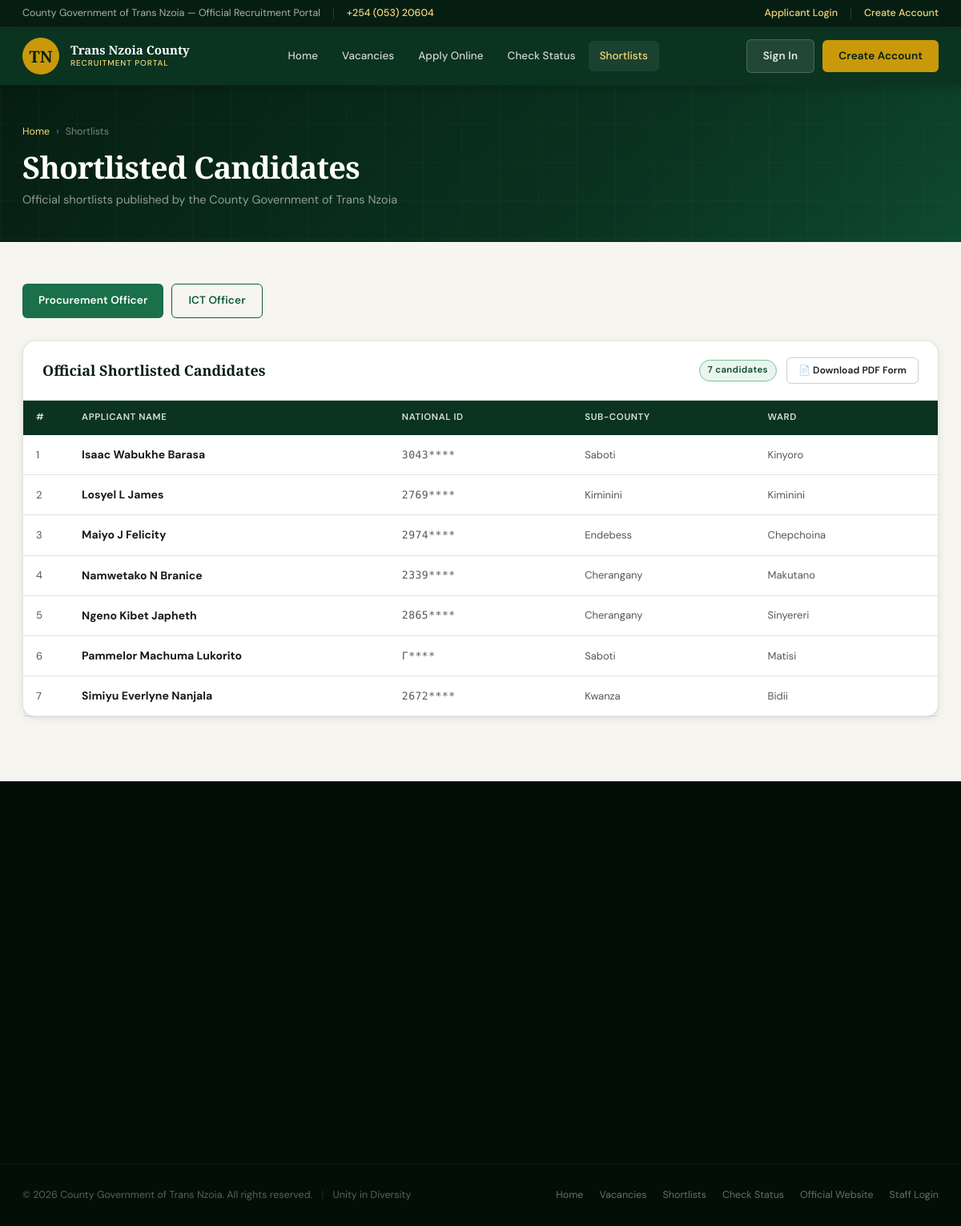
The page /shortlist.php on the database its author committed.
### tables this page shows
CREATE TABLE `jobs` (
  `id` int(10) unsigned NOT NULL AUTO_INCREMENT,
  `job_code` varchar(30) NOT NULL,
  `title` varchar(200) NOT NULL,
  `department` varchar(200) NOT NULL,
  `type` enum('Full-Time','Part-Time','Contract','Internship') NOT NULL DEFAULT 'Full-Time',
  `deadline` date NOT NULL,
  `posted_date` date NOT NULL DEFAULT curdate(),
  `status` varchar(50) DEFAULT 'Open',
  `vacancies` tinyint(3) unsigned NOT NULL DEFAULT 1,
  `min_experience` tinyint(3) unsigned NOT NULL DEFAULT 0,
  `salary_scale` varchar(80) DEFAULT NULL,
  `scope` enum('county_wide','ward_specific') NOT NULL DEFAULT 'county_wide',
  `target_sub_county` varchar(60) DEFAULT NULL,
  `target_ward` varchar(80) DEFAULT NULL,
  `description` text NOT NULL,
  `requirements` text DEFAULT NULL,
  `responsibilities` text DEFAULT NULL,
  `source` enum('manual','bulk_import') NOT NULL DEFAULT 'manual',
  `created_by` int(10) unsigned DEFAULT NULL,
  `created_at` datetime NOT NULL DEFAULT current_timestamp(),
  `updated_at` datetime NOT NULL DEFAULT current_timestamp() ON UPDATE current_timestamp(),
  `job_group` varchar(100) DEFAULT NULL,
  `terms` varchar(100) DEFAULT NULL,
  `duties` text DEFAULT NULL,
  PRIMARY KEY (`id`),
  UNIQUE KEY `job_code` (`job_code`),
  KEY `created_by` (`created_by`),
  KEY `idx_status` (`status`),
  KEY `idx_deadline` (`deadline`),
  CONSTRAINT `jobs_ibfk_1` FOREIGN KEY (`created_by`) REFERENCES `users` (`id`) ON DELETE SET NULL
);

CREATE TABLE `applications` (
  `id` int(10) unsigned NOT NULL AUTO_INCREMENT,
  `ref_no` varchar(20) NOT NULL,
  `job_id` int(10) unsigned NOT NULL,
  `user_id` int(10) unsigned DEFAULT NULL,
  `first_name` varchar(80) NOT NULL,
  `last_name` varchar(80) NOT NULL,
  `id_no` varchar(20) NOT NULL,
  `dob` date DEFAULT NULL,
  `gender` enum('Male','Female','Prefer not to say') DEFAULT NULL,
  `phone` varchar(20) NOT NULL,
  `email` varchar(160) NOT NULL,
  `degree` varchar(200) DEFAULT NULL,
  `institution` varchar(200) DEFAULT NULL,
  `kism_no` varchar(40) DEFAULT NULL,
  `experience` varchar(60) DEFAULT NULL,
  `current_employer` varchar(200) DEFAULT NULL,
  `cover_letter` text DEFAULT NULL,
  `sub_county` varchar(60) DEFAULT NULL,
  `ward` varchar(80) DEFAULT NULL,
  `postal_address` varchar(200) DEFAULT NULL,
  `status` enum('Received','Under Review','Shortlisted','Not Shortlisted','Interview Scheduled','Hired','Rejected') NOT NULL DEFAULT 'Received',
  `reviewer_notes` text DEFAULT NULL,
  `reviewed_by` int(10) unsigned DEFAULT NULL,
  `reviewed_at` datetime DEFAULT NULL,
  `submitted_at` datetime NOT NULL DEFAULT current_timestamp(),
  `updated_at` datetime NOT NULL DEFAULT current_timestamp() ON UPDATE current_timestamp(),
  PRIMARY KEY (`id`),
  UNIQUE KEY `ref_no` (`ref_no`),
  KEY `user_id` (`user_id`),
  KEY `reviewed_by` (`reviewed_by`),
  KEY `idx_job_id` (`job_id`),
  KEY `idx_status` (`status`),
  KEY `idx_sub_county` (`sub_county`),
  KEY `idx_ref_no` (`ref_no`),
  CONSTRAINT `applications_ibfk_1` FOREIGN KEY (`job_id`) REFERENCES `jobs` (`id`) ON DELETE CASCADE,
  CONSTRAINT `applications_ibfk_2` FOREIGN KEY (`user_id`) REFERENCES `users` (`id`) ON DELETE SET NULL,
  CONSTRAINT `applications_ibfk_3` FOREIGN KEY (`reviewed_by`) REFERENCES `users` (`id`) ON DELETE SET NULL
);

### includes/auth.php (called while the page is built, shortened)
<?php
function h(?string $s): string {
    return htmlspecialchars($s ?? '', ENT_QUOTES, 'UTF-8');
}

### shortlist.php (the view, shortened to what this page needs)
<?php
require_once __DIR__ . '/includes/auth.php';
$pdo  = db();
$jobs_with_shortlist = $pdo->query("
    SELECT DISTINCT j.id, j.job_code, j.title, j.department
    FROM applications a JOIN jobs j ON a.job_id = j.id
    WHERE a.status IN ('Shortlisted', 'Interview Scheduled', 'Interviewed', 'Hired')
    ORDER BY j.id
")->fetchAll();
$filter_job = (int)($_GET['job'] ?? 0);
$shortlisted = [];
if ($filter_job || !empty($jobs_with_shortlist)) {
    $job_id = $filter_job ?: ($jobs_with_shortlist[0]['id'] ?? 0);
    if ($job_id) {
        $stmt = $pdo->prepare("
            SELECT a.id_no,
                   COALESCE(u.full_name, CONCAT(a.first_name, ' ', a.last_name)) AS full_name,
                   COALESCE(u.username, a.id_no) AS display_id,
                   COALESCE(u.sub_county, a.sub_county) AS sub_county,
                   COALESCE(u.ward, a.ward) AS ward
            FROM applications a
            LEFT JOIN users u ON a.user_id = u.id
            WHERE a.job_id = ? AND a.status IN ('Shortlisted', 'Interview Scheduled', 'Interviewed', 'Hired')
            ORDER BY full_name
        ");
        $stmt->execute([$job_id]);
        $shortlisted = $stmt->fetchAll();
    }
}
require_once __DIR__ . '/includes/partials/header.php';
?>
<div class="page-hdr">
  <div class="container">
    <div>
      <div class="breadcrumb"><a href="index.php">Home</a> <span>›</span> <span>Shortlists</span></div>
      <h1>Shortlisted Candidates</h1>
      <div class="page-hdr-sub">Official shortlists published by the County Government of Trans Nzoia</div>
    </div>
  </div>
</div>
<div class="page-wrap">
  <div class="container">
    <?php if (empty($jobs_with_shortlist)): ?>
      <div class="card card-pad" style="text-align:center;padding:60px;">
        <div style="font-size:40px;margin-bottom:14px;">📋</div>
        <div style="font-size:18px;font-weight:700;color:var(--green-800);margin-bottom:8px;">No shortlists published yet</div>
        <div style="color:var(--text-muted);">Shortlists will appear here once published by the Recruitment Office.</div>
      </div>
    <?php else: ?>
      <div style="display:flex;gap:10px;flex-wrap:wrap;margin-bottom:28px;">
        <?php foreach ($jobs_with_shortlist as $j): ?>
          <a href="shortlist.php?job=<?= $j['id'] ?>" class="btn <?= (!$filter_job&&$j===reset($jobs_with_shortlist))||$filter_job===$j['id']?'btn-green':'btn-outline-green' ?>">
            <?= h($j['title']) ?>
          </a>
        <?php endforeach; ?>
      </div>
      <?php if (!empty($shortlisted)): ?>
      <div class="card fade-up">
        <div style="padding:20px 24px;border-bottom:1px solid var(--border);display:flex;justify-content:space-between;align-items:center;flex-wrap:wrap;gap:12px;">
          <div style="font-family:var(--font-display);font-size:18px;font-weight:700;color:var(--green-900);">Official Shortlisted Candidates</div>
          <div style="display:flex; align-items:center; gap:12px;">
            <span class="badge badge-success"><?= count($shortlisted) ?> candidates</span>
            <a href="public_shortlist_print.php?job=<?= $job_id ?>" target="_blank" class="btn btn-outline-dark btn-sm" style="font-size:12px; padding:6px 14px;">📄 Download PDF Form</a>
          </div>
        </div>
        <div class="table-wrap">
          <table>
            <thead>
              <tr>
                <th style="width:5%;">#</th>
                <th style="width:35%;">Applicant Name</th>
                <th style="width:20%;">National ID</th>
                <th style="width:20%;">Sub-County</th>
                <th style="width:20%;">Ward</th>
              </tr>
            </thead>
            <tbody>
              <?php foreach ($shortlisted as $i => $a):
                $id_display = (strlen((string)($a['display_id'] ?? '')) > 4) ? substr((string)$a['display_id'], 0, -4) . '****' : ($a['display_id'] ?? '—');
              ?>
              <tr>
                <td class="muted"><?= $i+1 ?></td>
                <td><strong style="color:var(--text-dark);"><?= h($a['full_name']) ?></strong></td>
                <td class="muted" style="font-family:var(--font-mono); letter-spacing:0.04em;"><?= h($id_display) ?></td>
                <td class="muted"><?= h($a['sub_county'] ?? '—') ?></td>
                <td class="muted"><?= h($a['ward'] ?? '—') ?></td>
              </tr>
              <?php endforeach; ?>
            </tbody>
          </table>
        </div>
      </div>
      <?php endif; ?>
    <?php endif; ?>
  </div>
</div>
<?php require_once __DIR__ . '/includes/partials/footer.php'; ?>

### assets/css/style.css (style rules this page uses)
:root { --green-950: #020E06; --green-900: #061E12; --green-800: #0A3320; --green-700: #0E4A2E; --green-600: #145C39; --green-500: #1A7048; --green-400: #228558; --green-300: #3DA06F; --green-200: #72C29A; --green-100: #B8E3CB; --green-50: #EAF5EF; --gold-800: #7A5B06; --gold-600: #A87D09; --gold-500: #C9990A; --gold-400: #E0AC0C; --gold-300: #EDCA56; --gold-200: #F5D878; --gold-100: #FDF0BE; --gold-50: #FEFAEE; --warm-white: #F7F5F0; --warm-50: #F2EFE8; --warm-100: #E5E0D5; --warm-200: #C8C0B0; --warm-700: #4A4438; --warm-900: #1C1915; --text-main: #1A1916; --text-muted: #5A5550; --text-light: #8C877F; --border: rgba(20,40,25,0.12); --border-strong: rgba(20,40,25,0.22); --radius-sm: 6px; --radius-md: 10px; --radius-lg: 16px; --radius-xl: 24px; --shadow-sm: 0 1px 4px rgba(10,50,25,0.06); --shadow-card: 0 2px 12px rgba(10,50,25,0.08), 0 1px 3px rgba(10,50,25,0.06); --shadow-hover:0 8px 28px rgba(10,50,25,0.14), 0 2px 8px rgba(10,50,25,0.08); --font-display: 'Playfair Display', Georgia, serif; --font-body: 'DM Sans', system-ui, sans-serif; --font-mono: 'DM Mono', monospace; --max-w: 100%; --nav-h: 72px; --topbar-h: 34px; }
*, *::before, *::after { box-sizing: border-box; margin: 0; padding: 0; }
html { scroll-behavior: smooth; }
body { font-family: var(--font-body); font-size: 16px; line-height: 1.65; color: var(--text-main); background: var(--warm-white); -webkit-font-smoothing: antialiased; display: flex; flex-direction: column; min-height: 100vh; }
a { color: inherit; text-decoration: none; }
.container { max-width: var(--max-w); margin: 0 auto; padding: 0 28px; }
.page-wrap { padding: 52px 0 80px; }
.btn { display: inline-flex; align-items: center; gap: 7px; padding: 9px 20px; font-size: 13.5px; font-weight: 600; border-radius: var(--radius-sm); border: none; cursor: pointer; transition: all .18s; letter-spacing: .01em; white-space: nowrap; text-align: center; justify-content: center; }
.btn-sm { padding: 7px 15px; font-size: 12.5px; }
.btn-green { background: var(--green-500); color: #fff; }
.btn-outline-green { background: transparent; color: var(--green-600); border: 1.5px solid var(--green-600); }
.btn-outline-dark { background: transparent; color: var(--text-main); border: 1.5px solid var(--border-strong); }
.badge { display: inline-flex; align-items: center; padding: 3px 10px; font-size: 11.5px; font-weight: 600; border-radius: 100px; letter-spacing: .03em; white-space: nowrap; }
.badge-success { background: var(--green-50); color: var(--green-700); border: 1px solid var(--green-200); }
.card { background: #fff; border: 1px solid var(--border); border-radius: var(--radius-lg); box-shadow: var(--shadow-card); }
.page-hdr { background: var(--green-900); padding: 48px 0 40px; position: relative; overflow: hidden; }
.page-hdr::before { content: ''; position: absolute; inset: 0; background: linear-gradient(135deg, var(--green-900) 0%, var(--green-800) 65%, var(--green-700) 100%); }
.page-hdr::after { content: ''; position: absolute; inset: 0; background-image: linear-gradient(rgba(255,255,255,.025) 1px, transparent 1px), linear-gradient(90deg, rgba(255,255,255,.025) 1px, transparent 1px); background-size: 48px 48px; }
.page-hdr .container { position: relative; z-index: 1; display: flex; justify-content: space-between; align-items: flex-end; gap: 24px; }
.breadcrumb { display: flex; align-items: center; gap: 8px; font-size: 12.5px; color: rgba(255,255,255,.45); margin-bottom: 12px; }
.breadcrumb a { color: var(--gold-200); transition: color .2s; }
.page-hdr h1 { font-family: var(--font-display); font-size: clamp(24px, 3.5vw, 38px); font-weight: 700; color: #fff; letter-spacing: -.02em; line-height: 1.15; margin-bottom: 8px; }
.page-hdr-sub { font-size: 14.5px; color: rgba(255,255,255,.55); }
.table-wrap { overflow-x: auto; }
table { width: 100%; border-collapse: collapse; font-size: 14px; }
thead th { background: var(--green-800); color: rgba(255,255,255,.85); padding: 12px 16px; text-align: left; font-size: 11.5px; font-weight: 600; letter-spacing: .05em; text-transform: uppercase; white-space: nowrap; }
tbody tr { border-bottom: 1px solid var(--border); transition: background .15s; }
tbody td { padding: 13px 16px; color: var(--text-main); vertical-align: middle; }
tbody td.muted { color: var(--text-muted); font-size: 13px; }
.fade-up { opacity: 0; transform: translateY(20px); transition: opacity .5s ease, transform .5s ease; }
.fade-up.visible { opacity: 1; transform: translateY(0); }

### rows shown on the page
jobs: title "Procurement Officer"
jobs: title "ICT Officer"
applications: full_name "Isaac Wabukhe Barasa", id_display "3043****", sub_county "Saboti", ward "Kinyoro"
applications: full_name "Losyel L James", id_display "2769****", sub_county "Kiminini", ward "Kiminini"
applications: full_name "Maiyo J Felicity", id_display "2974****", sub_county "Endebess", ward "Chepchoina"
applications: full_name "Namwetako N Branice", id_display "2339****", sub_county "Cherangany", ward "Makutano"
applications: full_name "Ngeno Kibet Japheth", id_display "2865****", sub_county "Cherangany", ward "Sinyereri"
applications: full_name "Pammelor Machuma Lukorito", id_display "Γ****", sub_county "Saboti", ward "Matisi"
applications: full_name "Simiyu Everlyne Nanjala", id_display "2672****", sub_county "Kwanza", ward "Bidii"

### other values the page prints
count($shortlisted) "7"
